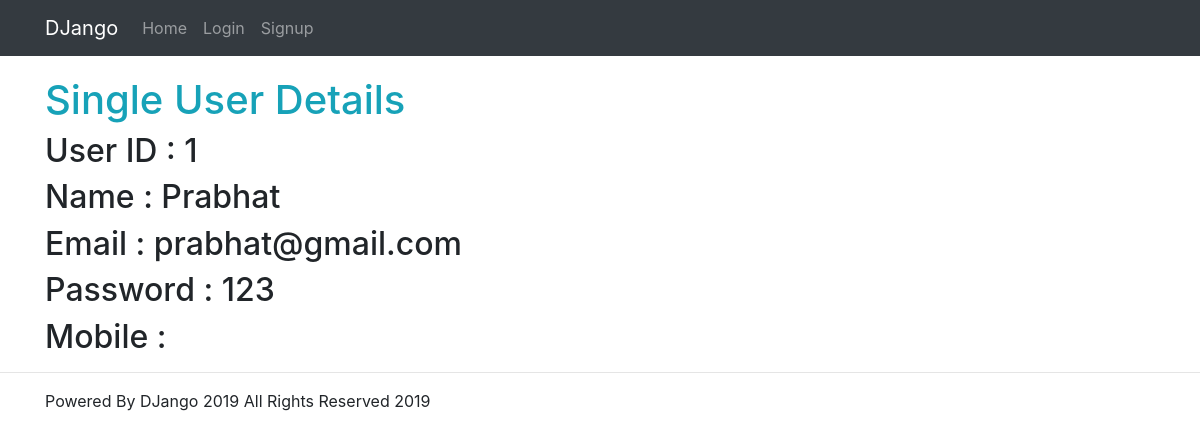
The page /en/singleuser/1/ on the database its author committed.
### website/models.py (models this page shows)
class Users(models.Model):
    name = models.CharField(max_length=80)
    email = models.EmailField(unique=True)
    password = models.CharField(max_length=50)
    location = models.CharField(max_length=255, default='Unknown')
    latitude = models.FloatField(default=0)
    longitude = models.FloatField(default=0)
    family_size = models.PositiveIntegerField(default = 1)
    medical_issues = models.TextField(blank=True, null=True)
    medication_amount = models.IntegerField(default=0)
    women_bool = models.BooleanField(default=False)
    child_bool = models.BooleanField(default=False)
    baby_bool = models.BooleanField(default=False)

### website/views.py (the view)
# urls.py: path('singleuser/<int:id>/',singleuser,name="singleuser"),
def singleuser(request, id):
    user = Users.objects.get(id=id)
    return render(request, 'singleuser.html', {'user': user})

### build/lib/website/templates/singleuser.html
{% extends 'layout.html' %}
{% block content %}
<div class="container" style="margin-top: 20px;">
    <h1 class="text-info">Single User Details</h1>
    <h2>User ID : {{user.id}}</h2>
    <h2>Name : {{user.name}}</h2>
    <h2>Email : {{user.email}}</h2>
    <h2>Password : {{user.password}}</h2>
    <h2>Mobile : {{user.mobile}}</h2>
</div>
{% endblock %}

### rows shown on the page
Users: id "1", name "Prabhat", email "prabhat@gmail.com", password "123"
